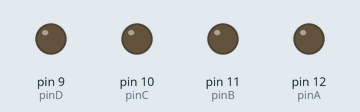
This sketch was run on a simulated Arduino Uno, built with avr-gcc and run on an emulated ATmega328P. Shown: output pins drawn as LEDs (lit = HIGH).

Above: at 0.5 s.
At 1.5 s:
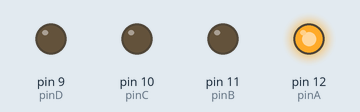
At 2.5 s:
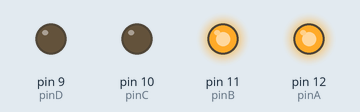
At 3.5 s:
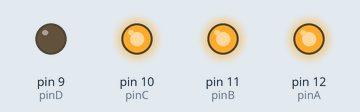
At 4.5 s:
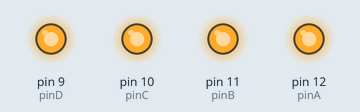
Timing chart, 0 to 6.5 s (numbered marks = the images above):
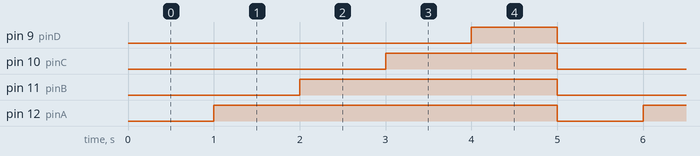

The sketch:

UNO_to_Robot.ino
```cpp
int pinA = 12;
int pinB = 11;
int pinC = 10;
int pinD = 9;

void setup() {
    pinMode(pinA, OUTPUT);
    pinMode(pinB, OUTPUT);
    pinMode(pinC, OUTPUT);
    pinMode(pinD, OUTPUT);
}

void loop() {
    analogWrite(pinA, 0);
    analogWrite(pinB, 0);
    analogWrite(pinC, 0);
    analogWrite(pinD, 0);
    delay(1000);
    analogWrite(pinA, 255);
    delay(1000);
    analogWrite(pinB, 255);
    delay(1000);
    analogWrite(pinC, 255);
    delay(1000);
    analogWrite(pinD, 255);
    delay(1000);
}
```

Measured:
- by itself, pin 9 (pinD): alternates HIGH for 1.0 s and LOW for 4.0 s
- by itself, pin 10 (pinC): alternates HIGH for 2.0 s and LOW for 3.0 s
- by itself, pin 11 (pinB): alternates HIGH for 3.0 s and LOW for 2.0 s
- by itself, pin 12 (pinA): alternates HIGH for 4.0 s and LOW for 1.0 s
